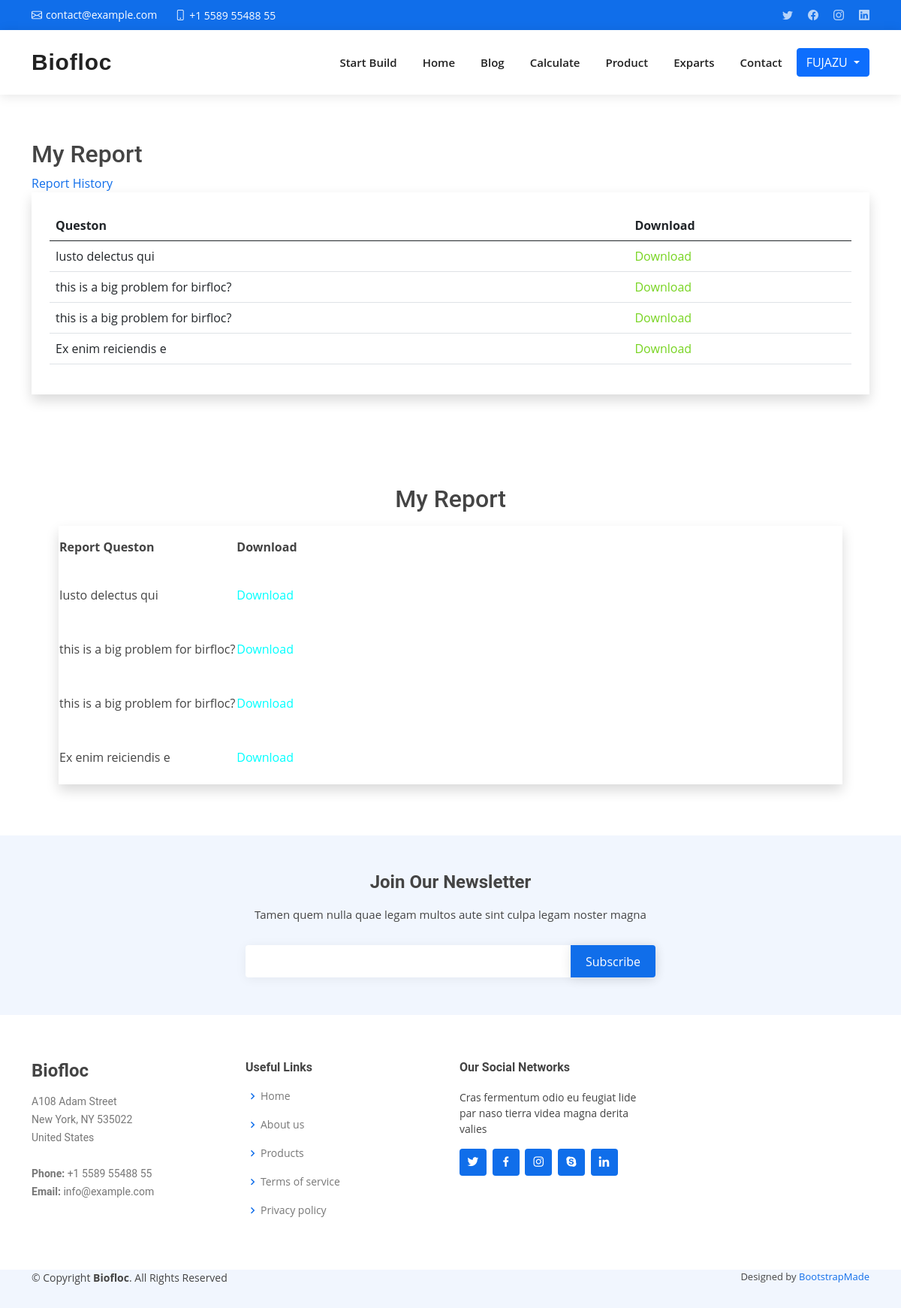
/report/user (signed in), run on the app's committed database.
### account/models.py (models this page shows)
class User(AbstractUser):
    FARMAR = 'FARMAR'
    AGRICULTURERIST = 'AGRICULTURERIST'
    VATONARIS = 'VATONARIS'
    IS_DOCTOR = 'DOCTOR'
    IS_USER = 'USER'
    USER_TYPE_CHOICES = [
        (IS_DOCTOR, 'Doctor'),
        (IS_USER, 'User'),
    ]
    user_type = models.CharField(
        max_length=20, choices=USER_TYPE_CHOICES, default=IS_USER)

### doctor/models.py (models this page shows, shortened)
class Report(models.Model):
    user = models.ForeignKey(
        User, related_name='report', on_delete=models.CASCADE)
    question = models.CharField(max_length=255)
    answer = models.TextField()
    doctor = models.ForeignKey(
        User, related_name='doctor', on_delete=models.CASCADE)

### biofloc/views.py (the view)
# urls.py: path('report/user', user_report, name='report-user'),
@login_required(login_url='login')
def user_report(request):
    user = User.objects.get(id=request.user.id)
    report = Report.objects.filter(user=user)
    context = {
        'reports': report
    }
    return render(request, 'user_report.html', context)

### templates/user_report.html (shortened to what this page needs)
{% extends "layout/layout.html" %}
{% block content %}
<section class="text-gray-600 body-font overflow-hidden">
    <div class="container">
        <div class="row">
            <div class="col-md-12">
                <h2>My Report </h2><a href="{% url 'userreport' %}">Report History</a>
                <div class="purchess_list shadow p-4">
                    <table class="table">
                        <thead>
                            <tr>
                                <th scope="col">Queston</th>
                                <th scope="col">Download</th>
                            </tr>
                        </thead>
                        <tbody>
                            {% for report in reports %}
                            <tr>
                                <td> {{report.question}}</td>
                                <td> <a class="link" href="{% url 'download' report.id %}"
                                        style="color:rgb(119, 212, 32)">Download</a></td>
                            </tr>
                            {% endfor %}
                        </tbody>
                    </table>
                </div>
            </div>
        </div>
    </div>
</section>
<section class="text-gray-600 body-font">
    <div class="container mx-auto flex flex-col px-5 py-24 justify-center items-center">
        <div class="flex flex-col">
            <div class="-my-2 overflow-x-auto sm:-mx-6 lg:-mx-8">
                <h2 class="text-2xl text-center">My Report</h2>
                <div class="py-2 align-middle inline-block min-w-full sm:px-6 lg:px-8">
                    <div class="shadow overflow-hidden border-b border-gray-200 sm:rounded-lg">
                        <table class="min-w-full divide-y divide-gray-200">
                            <thead class="bg-gray-50">
                                <tr>
                                    <th scope="col"
                                        class="px-6 py-3 text-left text-xs font-medium text-gray-500 uppercase tracking-wider">
                                        Report Queston
                                    </th>
                                    <th scope="col"
                                        class="px-6 py-3 text-left text-xs font-medium text-gray-500 uppercase tracking-wider">
                                        Download
                                    </th>
                                </tr>
                            </thead>
                            <tbody class="bg-white divide-y divide-gray-200">
                                {% for report in reports %}
                                <tr>
                                    <td class="px-6 py-4 whitespace-nowrap">
                                        <div class="flex items-center">
                                            <div class="ml-4">
                                                <div class="text-sm font-medium text-gray-900">
                                                    {{report.question}}
                                                </div>
                                            </div>
                                        </div>
                                    </td>
                                    <td class="px-6 py-4 whitespace-nowrap">
                                        <div class="flex items-center">
                                            <div class="ml-4">
                                                <div class="text-sm font-medium text-gray-900">
                                                    <a href="{% url 'download' report.id %}"
                                                        style="color:aqua">Download</a>
                                                </div>
                                            </div>
                                        </div>
                                    </td>
                                </tr>
                                {% endfor %}
                            </tbody>
                        </table>
                    </div>
                </div>
            </div>
        </div>
    </div>
</section>
{% endblock content %}

### templates/layout/layout.html (shortened to what this page needs)
{% load static %}
<!DOCTYPE html>
<html lang="en">
<head>
  <link href="{% static 'assets/vendor/aos/aos.css' %}" rel="stylesheet">
  <link href="{% static 'assets/vendor/bootstrap/css/bootstrap.min.css' %}" rel="stylesheet">
  <link href="{% static 'assets/vendor/bootstrap-icons/bootstrap-icons.css' %}" rel="stylesheet">
  <link href="{% static 'assets/vendor/boxicons/css/boxicons.min.css' %}" rel="stylesheet">
  <link href="{% static 'assets/vendor/glightbox/css/glightbox.min.css' %}" rel="stylesheet">
  <link href="{% static 'assets/vendor/swiper/swiper-bundle.min.css' %}" rel="stylesheet">
  <link href="{% static 'assets/css/style.css' %}" rel="stylesheet">
</head>
<body>
  <section id="topbar" class="d-flex align-items-center">
    <div class="container d-flex justify-content-center justify-content-md-between">
      <div class="contact-info d-flex align-items-center">
        <i class="bi bi-envelope d-flex align-items-center"><a
            href="mailto:contact@example.com">contact@example.com</a></i>
        <i class="bi bi-phone d-flex align-items-center ms-4"><span>+1 5589 55488 55</span></i>
      </div>
      <div class="social-links d-none d-md-flex align-items-center">
        <a href="#" class="twitter"><i class="bi bi-twitter"></i></a>
        <a href="#" class="facebook"><i class="bi bi-facebook"></i></a>
        <a href="#" class="instagram"><i class="bi bi-instagram"></i></a>
        <a href="#" class="linkedin"><i class="bi bi-linkedin"></i></i></a>
      </div>
    </div>
  </section>
  <header id="header" class="d-flex align-items-center">
    <div class="container d-flex align-items-center justify-content-between">
      <h1 class="logo me-auto"><a href="{% url 'home' %}">Biofloc</a></h1>
      <nav id="navbar" class="navbar">
        <ul>
          {% url 'sb' as url %}
          <li><a class="nav-link {% if request.path == url %} active {% endif %}" href="{% url 'sb' %}">Start Build</a>
          </li>
          {% url 'home' as url %}
          <li><a class="nav-link {% if request.path == url %} active {% endif %}" href="{% url 'home' %}">Home</a></li>
          {% url 'viewBlog' as url %}
          <li><a class="nav-link {% if request.path == url %} active {% endif %}" href="{% url 'viewBlog' %}">Blog</a>
          </li>
          {% if request.user.user_type == 'USER' %}
          {% url 'calculate' as url %}
          <li><a class="nav-link {% if request.path == url %} active {% endif %}"
              href="{% url 'calculate' %}">Calculate</a></li>
          {% url 'product' as url %}
          <li><a class="nav-link {% if request.path == url %} active {% endif %}" href="{% url 'product' %}">Product</a>
          </li>
          {% url 'doctor' as url %}
          <li><a class="nav-link {% if request.path == url %} active {% endif %}" href="{% url 'doctor' %}">Exparts</a>
          </li>
          {% endif %}
          {% url 'contact' as url %}
          <li><a class="nav-link {% if request.path == url %} active {% endif %}" href="{% url 'contact' %}">Contact</a>
          </li>
          {% url 'cart' as cart %}
          {% url 'checkout' as checkout %}
          {% url 'product' as pro %}
        </ul>
      </nav>
      {% if request.user.is_authenticated %}
      <div class="btn-group">
        <button type="button" class="btn btn-primary dropdown-toggle ms-3" data-bs-toggle="dropdown"
          aria-expanded="false">
          {{request.user|upper}}
        </button>
      </div>
      {% else %}
      {% url 'product' as url %}
      <a class="btn btn-primary {% if request.path == url %} active {% endif %} ms-2" href="{% url 'login' %}">Login
      </a>
      {% endif %}
    </div>
  </header>
  {% block content %}
  {% endblock content %}
  <footer id="footer">
    <div class="footer-newsletter" id="newsletter">
      <div class="container">
        <div class="row justify-content-center">
          <div class="col-lg-6">
            <h4>Join Our Newsletter</h4>
            <p>Tamen quem nulla quae legam multos aute sint culpa legam noster magna</p>
            <form action="{% url 'newsletter' %}" method="post">
              <input type="email" name="email" required><input type="submit" value="Subscribe">
            </form>
          </div>
        </div>
      </div>
    </div>
    <div class="footer-top">
      <div class="container">
        <div class="row">
          <div class="col-lg-3 col-md-6 footer-contact">
            <h3>Biofloc</h3>
            <p>
              A108 Adam Street <br>
              New York, NY 535022<br>
              United States <br><br>
              <strong>Phone:</strong> +1 5589 55488 55<br>
              <strong>Email:</strong> info@example.com<br>
            </p>
          </div>
          <div class="col-lg-3 col-md-6 footer-links">
            <h4>Useful Links</h4>
            <ul>
              <li><i class="bx bx-chevron-right"></i> <a href="{% url 'home' %}">Home</a></li>
              <li><i class="bx bx-chevron-right"></i> <a href="{% url 'about' %}">About us</a></li>
              <li><i class="bx bx-chevron-right"></i> <a href="{% url 'product' %}">Products</a></li>
              <li><i class="bx bx-chevron-right"></i> <a href="{% url 'terms' %}">Terms of service</a></li>
              <li><i class="bx bx-chevron-right"></i> <a href="{% url 'policy' %}">Privacy policy</a></li>
            </ul>
          </div>
          <div class="col-lg-3 col-md-6 footer-links">
            <h4>Our Social Networks</h4>
            <p>Cras fermentum odio eu feugiat lide par naso tierra videa magna derita valies</p>
            <div class="social-links mt-3">
              <a href="#" class="twitter"><i class="bx bxl-twitter"></i></a>
              <a href="#" class="facebook"><i class="bx bxl-facebook"></i></a>
              <a href="#" class="instagram"><i class="bx bxl-instagram"></i></a>
              <a href="#" class="google-plus"><i class="bx bxl-skype"></i></a>
              <a href="#" class="linkedin"><i class="bx bxl-linkedin"></i></a>
            </div>
          </div>
        </div>
      </div>
    </div>
    <div class="container footer-bottom clearfix">
      <div class="copyright">
        &copy; Copyright <strong><span>Biofloc</span></strong>. All Rights Reserved
      </div>
      <div class="credits">
        Designed by <a href="https://bootstrapmade.com/">BootstrapMade</a>
      </div>
    </div>
  </footer>
</body>
</html>

### static/assets/css/style.css (style rules this page uses)
body { font-family: "Open Sans", sans-serif; color: #444444; }
a { color: #106eea; text-decoration: none; }
h1, h2, h3, h4, h5, h6 { font-family: "Roboto", sans-serif; }
#topbar { background: #106eea; height: 40px; font-size: 14px; transition: all 0.5s; color: #fff; padding: 0; }
#topbar .contact-info i { font-style: normal; color: #fff; }
#topbar .contact-info i a, #topbar .contact-info i span { padding-left: 5px; color: #fff; }
#topbar .contact-info i a { line-height: 0; transition: 0.3s; transition: 0.3s; }
#topbar .social-links a { color: rgba(255, 255, 255, 0.7); line-height: 0; transition: 0.3s; margin-left: 20px; }
#header { background: #fff; transition: all 0.5s; z-index: 997; height: 86px; box-shadow: 0px 2px 15px rgba(0, 0, 0, 0.1); }
#header .logo { font-size: 30px; margin: 0; padding: 0; line-height: 1; font-weight: 600; letter-spacing: 0.8px; font-family: "Poppins", sans-serif; }
#header .logo a { color: #222222; }
.navbar { padding: 0; }
.navbar ul { margin: 0; padding: 0; display: flex; list-style: none; align-items: center; }
.navbar li { position: relative; }
.navbar > ul > li { white-space: nowrap; padding: 10px 0 10px 28px; }
.navbar a, .navbar a:focus { display: flex; align-items: center; justify-content: space-between; padding: 0 3px; font-size: 15px; font-weight: 600; color: #222222; white-space: nowrap; transition: 0.3s; position: relative; }
.navbar > ul > li > a:before { content: ""; position: absolute; width: 100%; height: 2px; bottom: -6px; left: 0; background-color: #106eea; visibility: hidden; width: 0px; transition: all 0.3s ease-in-out 0s; }
section { padding: 60px 0; overflow: hidden; }
#footer { background: #fff; padding: 0 0 30px 0; color: #444444; font-size: 14px; background: #f1f6fe; }
#footer .footer-newsletter { padding: 50px 0; background: #f1f6fe; text-align: center; font-size: 15px; }
#footer .footer-newsletter h4 { font-size: 24px; margin: 0 0 20px 0; padding: 0; line-height: 1; font-weight: 600; }
#footer .footer-newsletter form { margin-top: 30px; background: #fff; padding: 6px 10px; position: relative; border-radius: 4px; box-shadow: 0px 2px 15px rgba(0, 0, 0, 0.06); text-align: left; }
#footer .footer-newsletter form input[type="email"] { border: 0; padding: 4px 8px; width: calc(100% - 100px); }
#footer .footer-newsletter form input[type="submit"] { position: absolute; top: 0; right: 0; bottom: 0; border: 0; background: none; font-size: 16px; padding: 0 20px; background: #106eea; color: #fff; transition: 0.3s; border-radius: 0 4px 4px 0; box-shadow: 0px 2px 15px rgba(0, 0, 0, 0.1); }
#footer .footer-top { padding: 60px 0 30px 0; background: #fff; }
#footer .footer-top .footer-contact { margin-bottom: 30px; }
#footer .footer-top .footer-contact h3 { font-size: 24px; margin: 0 0 15px 0; padding: 2px 0 2px 0; line-height: 1; font-weight: 700; }
#footer .footer-top .footer-contact p { font-size: 14px; line-height: 24px; margin-bottom: 0; font-family: "Roboto", sans-serif; color: #777777; }
#footer .footer-top h4 { font-size: 16px; font-weight: bold; color: #444444; position: relative; padding-bottom: 12px; }
#footer .footer-top .footer-links { margin-bottom: 30px; }
#footer .footer-top .footer-links ul { list-style: none; padding: 0; margin: 0; }
#footer .footer-top .footer-links ul i { padding-right: 2px; color: #106eea; font-size: 18px; line-height: 1; }
#footer .footer-top .footer-links ul li { padding: 10px 0; display: flex; align-items: center; }
#footer .footer-top .footer-links ul li:first-child { padding-top: 0; }
#footer .footer-top .footer-links ul a { color: #777777; transition: 0.3s; display: inline-block; line-height: 1; }
#footer .footer-top .social-links a { font-size: 18px; display: inline-block; background: #106eea; color: #fff; line-height: 1; padding: 8px 0; margin-right: 4px; border-radius: 4px; text-align: center; width: 36px; height: 36px; transition: 0.3s; }
#footer .copyright { text-align: center; float: left; }
#footer .credits { float: right; text-align: center; font-size: 13px; color: #444444; }

### data on the page
User: user "FUJAZU"
Report: question "Iusto delectus qui"
Report: question "this is a big problem for birfloc?"
Report: question "this is a big problem for birfloc?"
Report: question "Ex enim reiciendis e"
